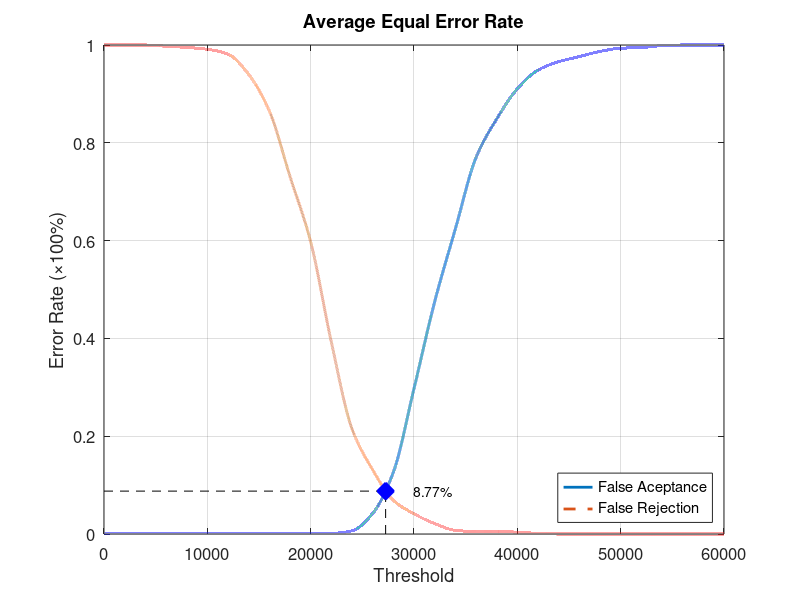
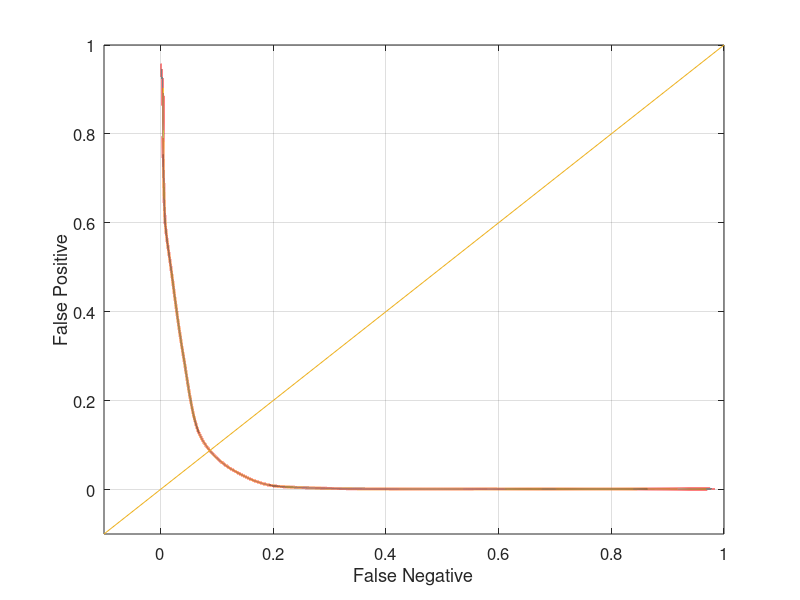

Recreate these plots in MATLAB, in order.
function yEER = Experiment3Average
close all;
clear;
clc;
x = 0:2000:60000;
xq = 0:0.5:60000;

y0 = [0 0.00131579 0.00131579 0.00131579 0.00131579 0.00131579 0.00131579 0.00131579 0.00131579 0.00131579 0.00131579 0.00131579 0.00657895 0.0421053 0.126316 0.297368 0.475 0.623684 0.769737 0.848684 0.910526 0.948684 0.965789 0.976316 0.986842 0.993421 0.994737 0.998684 1 1 1];
yy0 = interp1(x, y0, xq, 'pchip');
y1 = [1 1 1 0.9975 0.995 0.99125 0.98125 0.94 0.865 0.73125 0.5975 0.3925 0.215 0.13125 0.06875 0.04125 0.02125 0.0075 0.005 0.005 0.00375 0.00125 0 0 0 0 0 0 0 0 0];
yy1 = interp1(x, y1, xq, 'pchip');

% Calculating EER: 
y2 = abs(y0 - y1);
find(y2 == min(y2))
yy2 = abs(yy0 - yy1);
xEER = find(yy2 == min(yy2));
xEERIndex = xq(xEER) % X-axis EER
yEER = yy0(xEER) % Y-axis EER

main = figure
plot(xq, yy0,'-','LineWidth', 2);	hold on
plot(xq, yy1,'--','LineWidth', 2);	hold on
plot([xEERIndex xEERIndex], [0 yEER], 'k--');	hold on
plot([0 xEERIndex], [yEER yEER], 'k--');	hold on
plot(xEERIndex, yEER, 'bx', 'LineWidth', 10);	hold on
text(xEERIndex + 10 * xEERIndex / 100, yEER, [num2str(round((10000 * yEER)) / 100) '%'])
legend('False Aceptance', 'False Rejection', 'Location', 'SouthEast')
xlabel('Threshold')
ylabel('Error Rate (\times100%)')
title('Average Equal Error Rate')
set(gca, 'FontSize', 12)
axis([0 60000 0 1])
grid on

print(main, 'Experiment3AverageMain', '-dpng');
FNRxFPR = figure('Color', [1 1 1]);
plot(yy1, yy0, '-', yy1, yy0, 'LineWidth', 2);
hold on
y = -0.1:0.1:1
plot(y, y); 
set(gca, 'FontSize', 12)
xlabel('False Negative')
ylabel('False Positive')
axis([-0.1 1 -0.1 1])
set(gca, 'FontSize', 12)
grid on

print(FNRxFPR, 'Experiment3AverageFNRxFPR','-dpng');
end
